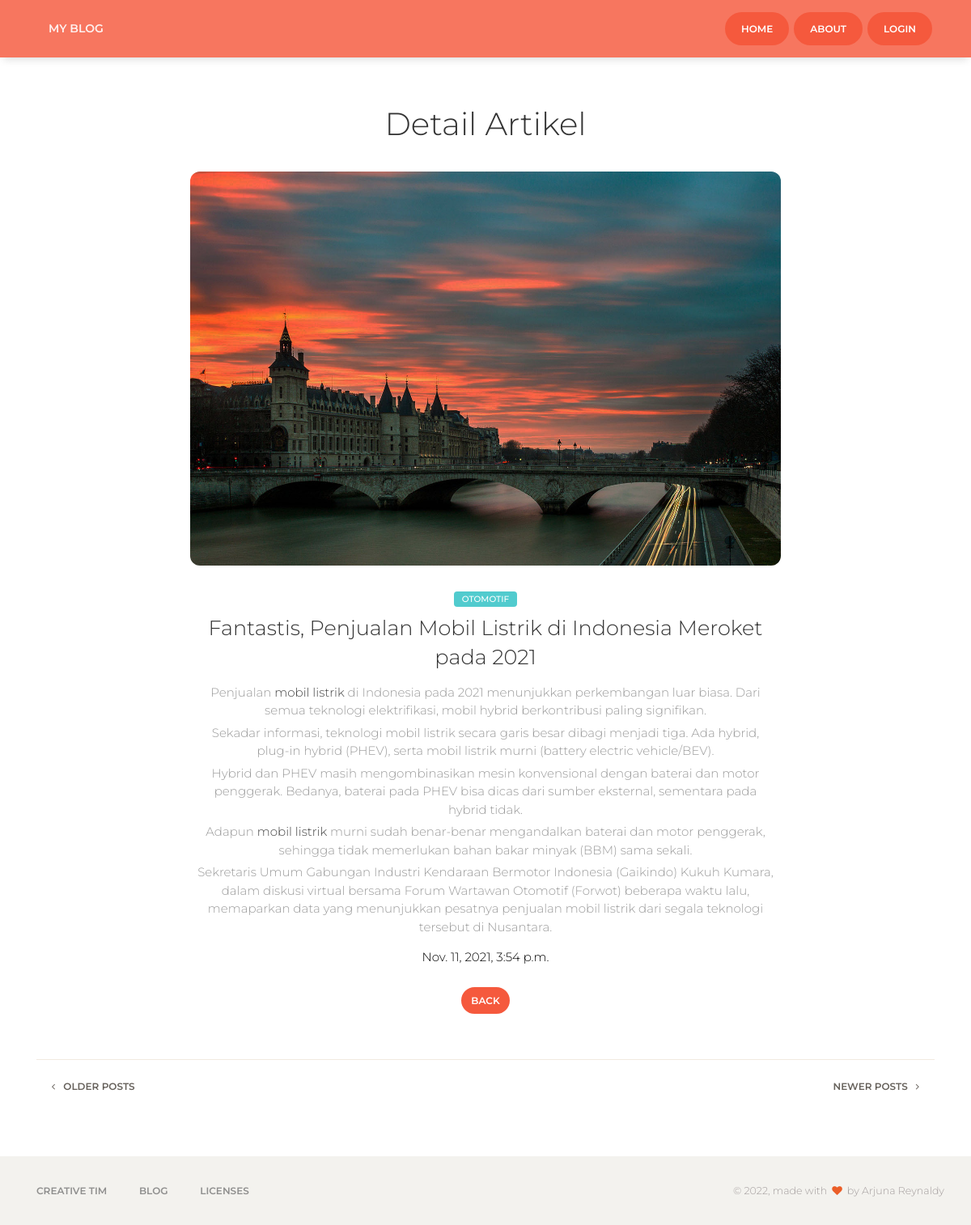
The app's page /artikel/5/detail with its own data.
### biodata/models.py (models this page shows, shortened)
class Artikel(models.Model):
    nama = models.ForeignKey(User, on_delete=models.CASCADE, blank=True, null=True)
    judul = models.CharField(max_length=100)
    body = RichTextUploadingField(blank=True, null=True,
                                    config_name='special',
                                    external_plugin_resources=[(
                                        'youtube',
                                        '/static/ckeditor_plugins/youtube/youtube/',
                                        'plugin.js',
                                        )],
)
    kategory = models.ForeignKey(Kategori, on_delete=models.CASCADE)
    date = models.DateTimeField(auto_now_add=True)
    class Meta:
        ordering =['-date']
        verbose_name_plural ="Artikel"

class Kategori(models.Model):
    nama = models.CharField(max_length=20)
    def __str__(self):
        return self.nama
    class Meta:
        verbose_name_plural ="Kategori"

### mysite/views.py (the view)
# urls.py: path('artikel/<int:id>/detail', detail_artikel, name='detail_artikel'),
def detail_artikel(request, id):
    template_name = 'front/detail_artikel.html'
    artikel = Artikel.objects.get(id=id)
    context ={
        'title':'detail',
        'artikel':artikel
    }
    return render(request, template_name, context)

### templates/front/detail_artikel.html
{% extends 'front/base.html' %}
{% load static %}
{% block content %}
<div class="wrapper">
    <div class="main">
      <div class="section section-white">
        <div class="container">
          <div class="row">
            <div class="col-md-6 ml-auto mr-auto text-center title">
              <h2>Detail Artikel</h2>
            </div>
          </div>
          <div class="article">
            <div class="row">
              <div class="col-md-8 ml-auto mr-auto">
                <div class="card card-blog card-plain text-center">
                  <div class="card-image">
                    <a href="#pablo">
                      <img class="img img-raised" src="{% static 'front/img/sections/bruno-abatti.jpg' %}">
                    </a>
                  </div>
                  <div class="card-body">
                    <div class="card-category">
                      <span class="badge badge-primary main-tag">{{artikel.kategory}}</span>
                    </div>
                    <a href="javascrip: void(0);">
                      <h3 class="card-title">{{artikel.judul}}</h3>
                    </a>
                    <div class="card-description">
                      <p>{{artikel.body|safe}}</p>
                    </div>
                    <div class="card-description">
                      <p style="color: black;">{{artikel.date}}</p>
                    </div>
                  </div>
                  <a class="btn btn-danger btn-round btn-sm" href="{% url 'index' %}">Back</a>
                </div>
              </div>
            </div>
          </div>
          <hr />
          <div class="row">
            <div class="col-md-12">
              <div class="pull-left">
                <button class="btn btn-link btn-default btn-move-left btn-sm"> <i class="fa fa-angle-left"></i> Older Posts</button>
              </div>
              <div class="pull-right">
                <button class="btn btn-link btn-default btn-move-right btn-sm">Newer Posts <i class="fa fa-angle-right"></i></button>
              </div>
            </div>
          </div>
        </div>
      </div>
    </div>
  </div>
{% endblock content %}

### static/front/demo/demo.css (style rules this page uses)
.main { background-color: #fff; }

### records on screen
Artikel: kategory "OTOMOTIF", judul "Fantastis, Penjualan Mobil Listrik di Indonesia Meroket pada 2021", body "Penjualan mobil listrik di Indonesia pada 2021 menunjukkan perkembangan luar biasa. Dari semua teknologi elektrifikasi, mobil hybrid berkontribusi paling signifikan. Sekadar informasi, teknologi mobil listrik secara garis besar dibagi menjadi tiga. Ada hybrid, plug-in hybrid (PHEV), serta mobil listrik murni (battery electric vehicle/BEV). Hybrid dan PHEV masih mengombinasikan mesin konvensional dengan baterai dan motor penggerak. Bedanya, baterai pada PHEV bisa dicas dari sumber eksternal, sementara pada hybrid tidak. Adapun mobil listrik murni sudah benar-benar mengandalkan baterai dan motor penggerak, sehingga tidak memerlukan bahan bakar minyak (BBM) sama sekali. Sekretaris Umum…", date "Nov. 11, 2021, 3:54 p.m."
